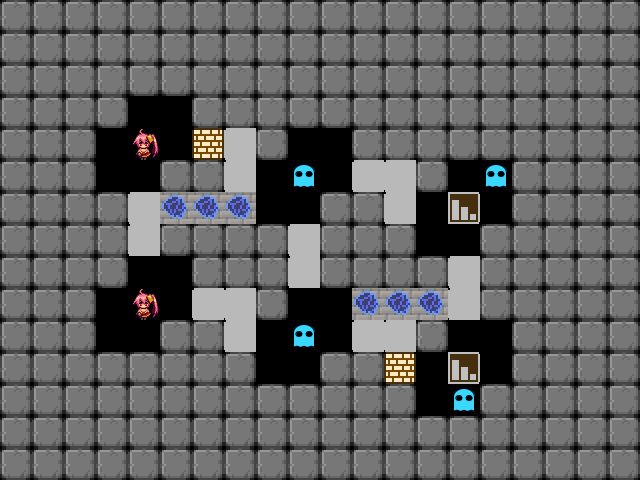

Rendered tile map (Tiled .tmx) drawn with the repository's tilesets; below, a short description and the full map source, tile grids included:
An orthogonal 20x15 tile map with 32x32 px tiles, 1 tile layer (タイル・レイヤー1).

<map version="1.0" orientation="orthogonal" renderorder="right-down" width="20" height="15" tilewidth="32" tileheight="32" nextobjectid="1">
 <tileset firstgid="1" name="tileset" tilewidth="32" tileheight="32">
  <image source="tileset.png" width="256" height="128" />
 </tileset>
 <layer name="タイル・レイヤー1" width="20" height="15">
  <data encoding="csv">
3,3,3,3,3,3,3,3,3,3,3,3,3,3,3,3,3,3,3,3,
3,3,3,3,3,3,3,3,3,3,3,3,3,3,3,3,3,3,3,3,
3,3,3,3,3,3,3,3,3,3,3,3,3,3,3,3,3,3,3,3,
3,3,3,3,0,0,3,3,3,3,3,3,3,3,3,3,3,3,3,3,
3,3,3,0,1,0,21,4,3,0,0,3,3,3,3,3,3,3,3,3,
3,3,3,0,0,3,3,4,0,9,0,4,4,3,0,9,3,3,3,3,
3,3,3,3,4,7,7,7,0,0,3,3,4,0,2,0,3,3,3,3,
3,3,3,3,4,3,3,3,3,4,3,3,3,0,0,3,3,3,3,3,
3,3,3,3,0,0,3,3,3,4,3,3,3,3,4,3,3,3,3,3,
3,3,3,0,1,0,4,4,3,0,0,7,7,7,4,3,3,3,3,3,
3,3,3,0,0,3,3,4,0,9,0,4,4,3,0,0,3,3,3,3,
3,3,3,3,3,3,3,3,0,0,3,3,21,0,2,0,3,3,3,3,
3,3,3,3,3,3,3,3,3,3,3,3,3,0,9,3,3,3,3,3,
3,3,3,3,3,3,3,3,3,3,3,3,3,3,3,3,3,3,3,3,
3,3,3,3,3,3,3,3,3,3,3,3,3,3,3,3,3,3,3,3
</data>
 </layer>
</map>
